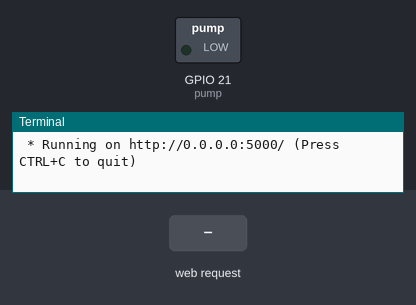
Bench run of a program on a simulated Raspberry Pi (BCM pin numbers). Parts: switched loads named in the program (green lamp = pin HIGH), the last lines printed to the terminal. Inputs (shaded band) come from the test bench. The clock reads 2024-03-15 10:24:30 at power-on unless the program sets it.

Above: at 1.2 s.
1.3 s: HTTP request for / received
2.8 s: HTTP request for /pump received
At 4.2 s:
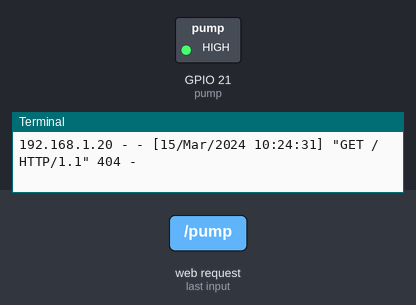
Timing chart, 0 to 9.3 s (numbered marks = the images above; inputs shaded):
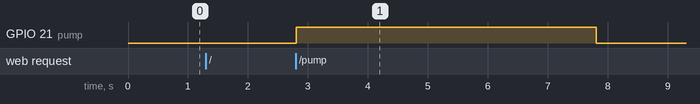

Measured:
- after the input at 2.8 s, GPIO 21 (pump): LOW → HIGH at once, → LOW 5.0 s later

The program:

server.py
```python
from flask import Flask
import RPi.GPIO as GPIO
import time

GPIO.setwarnings(False)
GPIO.setmode(GPIO.BCM)
GPIO.cleanup()

app = Flask(__name__)

@app.route("/pump")
def pump():
    pump = 21

    GPIO.setup(pump, GPIO.OUT)

    GPIO.output(pump, True)
    time.sleep(5)
    GPIO.output(pump, False)

    return "ok"

if __name__ == "__main__":
    app.run(host="0.0.0.0", port=5000)
```
